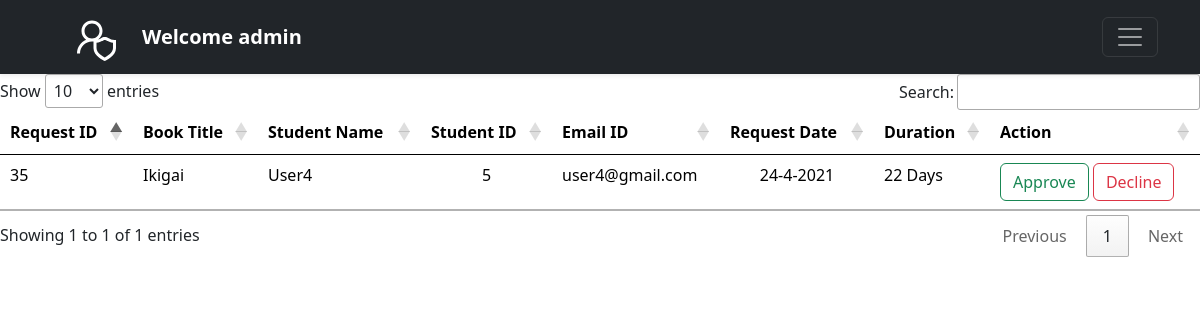
/viewrequests/ (signed in), run on the app's committed database.
### librarymanager/models.py (models this page shows)
class IssueRequest(models.Model):
    request_id = models.AutoField(primary_key=True)
    book_name = models.CharField(max_length=50)
    student_name = models.CharField(max_length=50)
    student_id = models.CharField(max_length=50, default="")
    email = models.EmailField(max_length=254)
    duration = models.PositiveIntegerField()
    phone = models.CharField(max_length=12)
    date = models.DateField(auto_now_add=True)
    def __str__(self):
        return self.student_name

### librarymanager/views.py (the view)
# urls.py: path('viewrequests/', views.viewrequests, name='viewrequests'),
def viewrequests(request):
    issuedbooks=IssueRequest.objects.all()
    temp=[]
    for ibook in issuedbooks:
        idate=str(ibook.date.day)+'-'+str(ibook.date.month)+'-'+str(ibook.date.year)
        books=list(Book.objects.filter(book_name=ibook.book_name))
        students=list(IssueRequest.objects.filter(student_name=ibook.student_name))
        j=0
        for bk in books:
            t=(ibook.request_id,ibook.book_name,students[j],ibook.student_id,ibook.email,idate, ibook.duration)
            j=j+1
            temp.append(t)
    return render(request,'librarymanager/viewrequests.html',{'temp':temp})

### librarymanager/templatetags/lib_tags.py (called while the page is built)
@register.filter(name = "has_group")
def has_group(user, group_name):
	group = Group.objects.get(name = group_name)
	return True if group in user.groups.all() else False

### librarymanager/templates/librarymanager/viewrequests.html (shortened to what this page needs)
{% extends 'librarymanager/basic.html' %}
{% block head %}
<link href="http://maxcdn.bootstrapcdn.com/bootstrap/5.0.0/css/bootstrap.min.css" rel="stylesheet"/>
<link rel="stylesheet"
href="http://cdn.datatables.net/1.10.2/css/jquery.dataTables.min.css"/>
{% endblock %}
{% block body %}
{% load lib_tags %}
<table id="dtBasicExample" class="table table-hover">
    <thead>
        <tr>
          <th scope="col">Request ID</th>
          <th scope="col">Book Title</th>
          <th scope="col">Student Name</th>
          <th scope="col">Student ID</th>
          <th scope="col">Email ID</th>
          <th scope="col">Request Date</th>
          <th scope="col">Duration</th>
          <th scope="col" align="center">Action</th>
        </tr>
    </thead>
    <tbody>
          {% for t in temp %}
            <tr>
              <td>{{t.0}}</td>
              <td>{{t.1}}</td>
              <td>{{t.2}}</td>
              <td align="center">{{t.3}}</td>
              <td>{{t.4}}</td>
              <td align="center">{{t.5}}</td>
              <td>{{t.6}} Days</td>
              <td>
                <a href="" class="btn btn-outline-success">
                    Approve
                </a>
                <form action= "{% url 'deleterequest' t.0 %} " method = "POST" class="d-inline">
                    <input type="submit" class="btn btn-outline-danger" value="Decline">
                </form>
              </td>
            </tr>
            {%endfor%}
    </tbody>
</table>
{% endblock %}

### librarymanager/templates/librarymanager/basic.html (shortened to what this page needs)
<!DOCTYPE html>
<html lang="en">
  <head>
    <link
      href="https://cdn.jsdelivr.net/npm/bootstrap@5.0.0-beta3/dist/css/bootstrap.min.css"
      rel="stylesheet"
    />
    {% block head %} {% endblock %}
    <link href="/docs/5.0/dist/css/bootstrap.min.css" rel="stylesheet">
  </head>
  <body>
    {% load static %}
    {% load lib_tags %}
    <header>
      <div class="bg-dark collapse" id="navbarHeader">
      </div>
      <div class="navbar navbar-dark bg-dark shadow-sm">
        <div class="container">
          <a href="/libview" class="navbar-brand d-flex align-items-center">
            <strong>Welcome {{request.user}}</strong>
          </a>
          <button
            class="navbar-toggler collapsed"
            type="button"
            data-bs-toggle="collapse"
            data-bs-target="#navbarHeader"
            aria-controls="navbarHeader"
            aria-expanded="false"
            aria-label="Toggle navigation"
          >
            <span class="navbar-toggler-icon"></span>
          </button>
        </div>
      </div>
    </header>
    {% block body %} {% endblock %}
  </body>
</html>

### data on the page
IssueRequest: request_id "35", book_name "Ikigai", student_name "User4", student "5", email "user4@gmail.com", t "24-4-2021", duration "22"

### other printed values
{{ request.user }} "admin"
